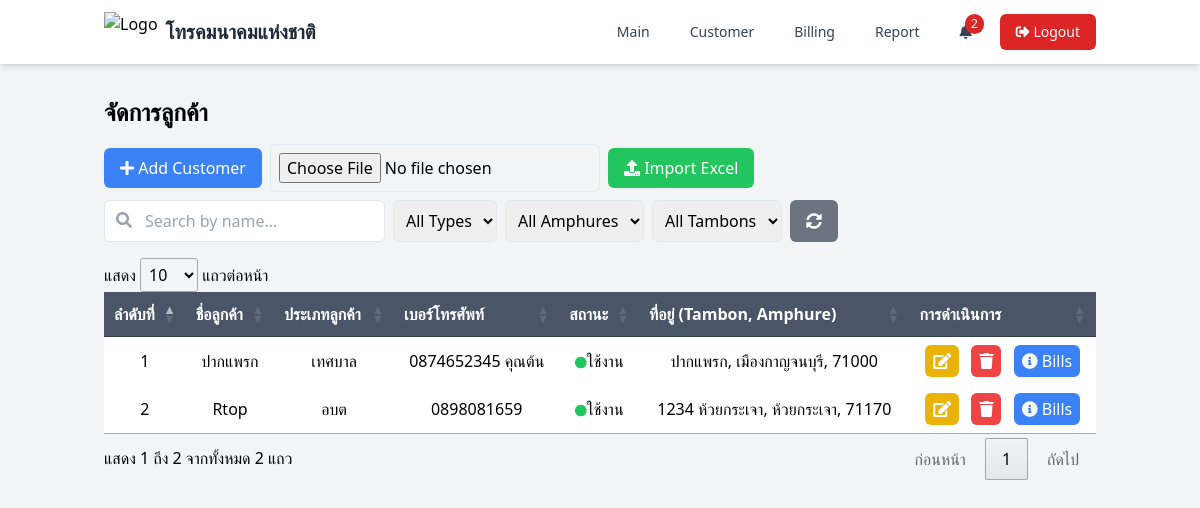
/page/customer.php (signed in), run on the app's committed database.
### tables this page shows
CREATE TABLE `customers` (
  `id_customer` int(11) NOT NULL,
  `name_customer` varchar(100) DEFAULT NULL,
  `type_customer` enum('อบต','อบจ','เทศบาล','โรงแรม') DEFAULT NULL,
  `phone_customer` varchar(50) DEFAULT NULL,
  `status_customer` enum('ใช้งาน','ไม่ได้ใช้งาน') DEFAULT NULL,
  `id_address` int(11) DEFAULT NULL,
  `create_at` datetime DEFAULT NULL,
  `update_at` datetime DEFAULT NULL
);

CREATE TABLE `tambons` (
  `id_tambons` int(11) NOT NULL,
  `zip_code` int(11) NOT NULL,
  `name_tambons` varchar(150) NOT NULL,
  `id_amphures` int(11) NOT NULL
);

CREATE TABLE `amphures` (
  `id_amphures` int(11) NOT NULL,
  `name_amphures` varchar(150) NOT NULL
);

CREATE TABLE `address` (
  `id_address` int(11) NOT NULL,
  `info_address` text DEFAULT NULL,
  `id_amphures` int(11) DEFAULT NULL,
  `id_tambons` int(11) DEFAULT NULL
);

### page/customer.php (the view, shortened to what this page needs)
<?php
require_once  '../function/functions.php';
$customers = $conn->query("
    SELECT c.*, a.info_address, t.name_tambons, am.name_amphures, t.zip_code
    FROM customers c
    JOIN address a ON c.id_address = a.id_address
    JOIN tambons t ON a.id_tambons = t.id_tambons
    JOIN amphures am ON a.id_amphures = am.id_amphures
")->fetch_all(MYSQLI_ASSOC);
?>
<!DOCTYPE html>
<html lang="en">
<head>
    <script src="https://cdn.tailwindcss.com"></script>
    <link rel="stylesheet" href="https://cdnjs.cloudflare.com/ajax/libs/font-awesome/5.15.4/css/all.min.css">
    <link rel="stylesheet" type="text/css" href="https://cdn.datatables.net/1.11.5/css/jquery.dataTables.css">
</head>
<body class="bg-gray-100">
    <?php include './components/navbar.php'; ?>
    <div class="container mx-auto px-4 py-8">
        <h1 class="text-2xl font-bold mb-4">จัดการลูกค้า</h1>
        <div class="flex flex-wrap items-center justify-between mb-4">
            <div class="flex flex-wrap items-center gap-2">
                <button onclick="openModal()" class="bg-blue-500 text-white px-4 py-2 rounded-md">
                    <i class="fas fa-plus"></i> Add Customer
                </button>
                <form id="uploadForm" enctype="multipart/form-data" class="flex items-center gap-2">
                    <input type="file" name="excelFile" id="excelFile" accept=".xls, .xlsx" class="border p-2 rounded-md">
                    <button type="submit" class="bg-green-500 text-white px-4 py-2 rounded-md">
                        <i class="fas fa-upload"></i> Import Excel
                    </button>
                </form>
            </div>
            <div class="flex flex-wrap gap-2">
                <div class="relative">
                    <input type="text" id="searchName" placeholder="Search by name..." class="border p-2 rounded-md pl-10">
                    <i class="fas fa-search absolute left-3 top-3 text-gray-400"></i>
                </div>
                <select id="searchType" class="border p-2 rounded-md">
                    <option value="">All Types</option>
                </select>
                <select id="searchAmphure" class="border p-2 rounded-md">
                    <option value="">All Amphures</option>
                </select>
                <select id="searchTambon" class="border p-2 rounded-md">
                    <option value="">All Tambons</option>
                </select>
                <button onclick="resetSearch()" class="bg-gray-500 text-white px-4 py-2 rounded-md">
                    <i class="fas fa-sync-alt"></i>
                </button>
            </div>
        </div>
        <table id="customerTable" class="   ">
            <thead>
                <tr>
                    <th class="py-2">ลำดับที่</th>
                    <th class="py-2">ชื่อลูกค้า</th>
                    <th class="py-2">ประเภทลูกค้า</th>
                    <th class="py-2">เบอร์โทรศัพท์</th>
                    <th class="py-2">สถานะ</th>
                    <th class="py-2">ที่อยู่ (Tambon, Amphure)</th>
                    <th class="py-2">การดำเนินการ</th>
                </tr>
            </thead>
            <tbody>
                <?php foreach ($customers as $customer): ?>
                    <tr>
                        <td class="py-2 text-center"></td>
                        <td class="py-2 text-center"><?= $customer['name_customer'] ?></td>
                        <td class="py-2 text-center"><?= $customer['type_customer'] ?></td>
                        <td class="py-2 text-center"><?= $customer['phone_customer'] ?></td>
                        <td class="py-2 text-center">
                            <?php if ($customer['status_customer'] === 'ใช้งาน'): ?>
                                <i class="fas fa-circle text-green-500"></i><?= $customer['status_customer'] ?>
                            <?php else: ?>
                                <i class="fas fa-circle text-red-500"></i><?= $customer['status_customer'] ?>
                            <?php endif; ?>
                        </td>
                        <td class="py-2 text-center">
                            <?= $customer['info_address'] ?> <?= $customer['name_tambons'] ?>, <?= $customer['name_amphures'] ?>, <?= $customer['zip_code'] ?>
                        </td>
                        <td class="py-2 text-center">
                            <button onclick="editCustomer(<?= $customer['id_customer'] ?>)" class="bg-yellow-500 text-white px-2 py-1 rounded-md">
                                <i class="fas fa-edit"></i>
                            </button>
                            <button onclick="deleteCustomer(<?= $customer['id_customer'] ?>)" class="bg-red-500 text-white px-2 py-1 rounded-md ml-2">
                                <i class="fas fa-trash"></i>
                            </button>
                            <button onclick="window.location.href='bill.php?id_customer=<?= $customer['id_customer'] ?>'" class="bg-blue-500 text-white px-2 py-1 rounded-md ml-2">
                                <i class="fas fa-info-circle"></i> Bills
                            </button>
                        </td>
                    </tr>
                <?php endforeach; ?>
            </tbody>
        </table>
    </div>
</body>
</html>

### page/customer.php (style rules this page uses)
.flex-wrap { gap: 0.5rem; }
.border { border: 1px solid #e2e8f0; }
.rounded-md { border-radius: 0.375rem; }
#customerTable thead th { background-color: #4a5568; color: white; }
#customerTable tbody tr { background-color:rgb(255, 255, 255); }
.fa-circle { font-size: 12px; }

### data on the page
customers: name_customer "ปากแพรก", type_customer "เทศบาล", phone_customer "0874652345 คุณต้น", status_customer "ใช้งาน", tambons.name_tambons "ปากแพรก", amphures.name_amphures "เมืองกาญจนบุรี", tambons.zip_code "71000"
customers: name_customer "Rtop", type_customer "อบต", phone_customer "0898081659", status_customer "ใช้งาน", id_address.info_address "1234", tambons.name_tambons "ห้วยกระเจา", amphures.name_amphures "ห้วยกระเจา", tambons.zip_code "71170"

### other printed values
$near_expiry_count "2"
